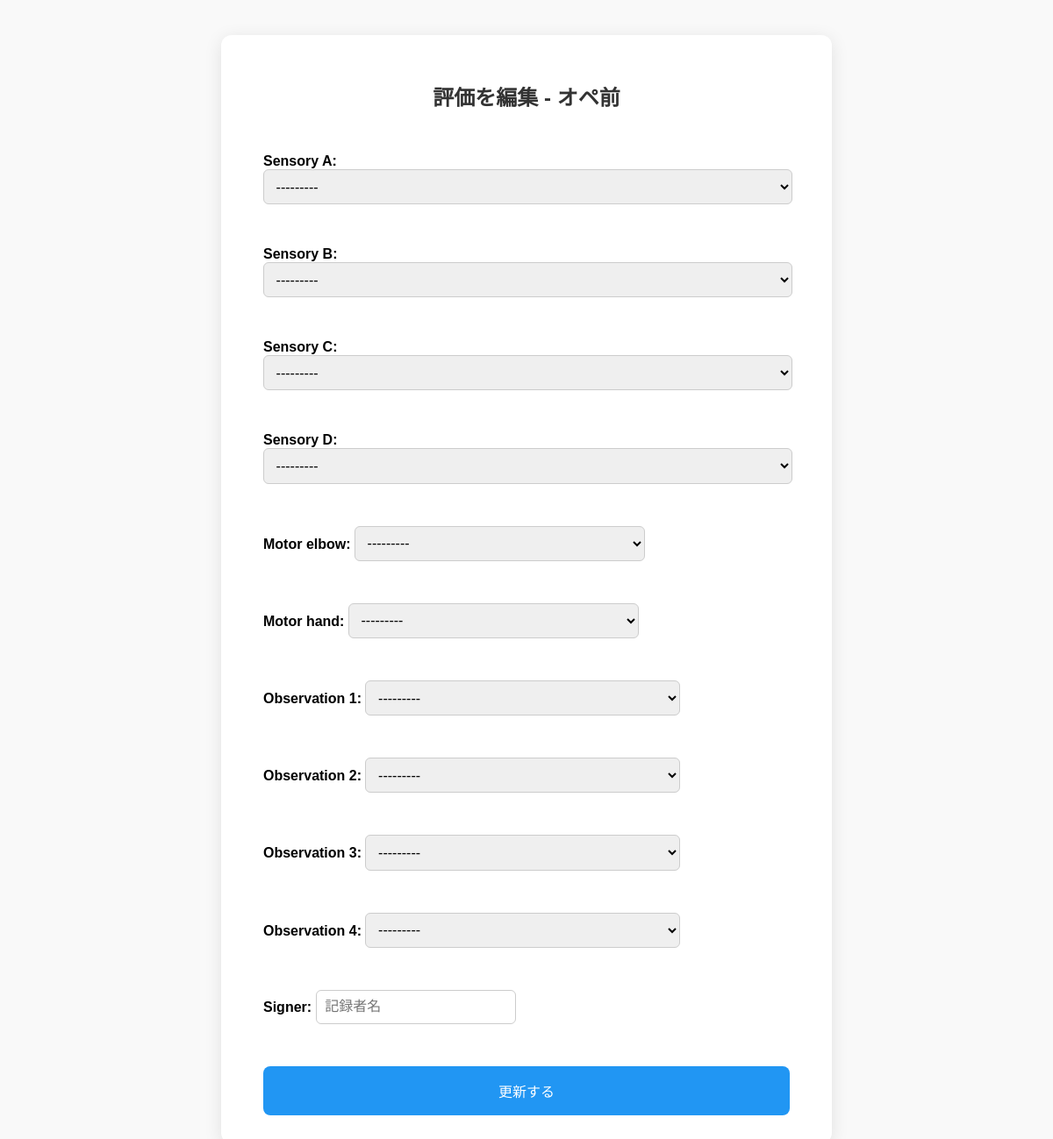
/patient/evaluation/93/edit/ (signed in), run on the app's committed database.
### patient/models.py (models this page shows, shortened)
class Evaluation(models.Model):
    TIMEPOINT_CHOICES = [
    ('0', 'オペ前'),
    ('1', '麻酔直後'),
    ('2', 'オペ直後'),
    ('3', '帰室時'),
    ('4', '時系列⑤'),
    ('5', '時系列⑥'),
    ('6', '時系列⑦'),
    ('7', '時系列⑧'),
]
    SENSORY_CHOICES = [
    (0, '0点: 正常な感覚（無麻酔）'),
    (1, '1点: 冷感を感じるが、健側（または正常部）に比べて鈍い（部分的ブロック）'),
    (2, '2点: 完全な感覚遮断（完全ブロック）'),
    (99, '99点: 評価不能（反応なし）')
]
    MOTOR_CHOICES = [
        (0, '0点: 正常な運動機能'),
        (1, '1点: 軽度の筋力低下（可動域制限なし）'),
        (2, '2点: 顕著な筋力低下（可動域制限あり）'),
        (3, '3点: 完全麻痺（随意運動なし）'),
        (99, '99点: 評価不能（反応なし）')
    ]
    OBS_CHOICES = [
        (0, '0:異常なし'),
        (1, '1:血腫、腫脹、赤みなど、何らかの異常あり'),
    ]
    operation = models.ForeignKey(Operation, on_delete=models.CASCADE, related_name='evaluations')
    timepoint = models.CharField(max_length=1, choices=TIMEPOINT_CHOICES)
    sensory_A = models.IntegerField(choices=SENSORY_CHOICES, null=True, blank=True)
    sensory_B = models.IntegerField(choices=SENSORY_CHOICES, null=True, blank=True)
    sensory_C = models.IntegerField(choices=SENSORY_CHOICES, null=True, blank=True)
    sensory_D = models.IntegerField(choices=SENSORY_CHOICES, null=True, blank=True)
    motor_elbow = models.IntegerField(choices=MOTOR_CHOICES, null=True, blank=True)
    motor_hand = models.IntegerField(choices=MOTOR_CHOICES, null=True, blank=True)
    observation_1 = models.IntegerField(choices=OBS_CHOICES, null=True, blank=True)
    observation_2 = models.IntegerField(choices=OBS_CHOICES, null=True, blank=True)
    observation_3 = models.IntegerField(choices=OBS_CHOICES, null=True, blank=True)
    observation_4 = models.IntegerField(choices=OBS_CHOICES, null=True, blank=True)
    signer = models.CharField(max_length=50, blank=True)
    created_at = models.DateTimeField(auto_now_add=True)

### patient/views.py (the view)
# urls.py: path('evaluation/<int:evaluation_id>/edit/', views.edit_evaluation, name='edit_evaluation'),
@login_required
def edit_evaluation(request, evaluation_id):
    evaluation = get_object_or_404(Evaluation, id=evaluation_id)
    operation = evaluation.operation  # 戻る用に使います
    if request.method == 'POST':
        form = EvaluationForm(request.POST, instance=evaluation)
        if form.is_valid():
            form.save()
            return redirect('evaluation_summary', operation_id=operation.id)
    else:
        form = EvaluationForm(instance=evaluation)
    return render(request, 'patient/edit_evaluation.html', {
        'form': form,
        'evaluation': evaluation,
        'timepoint_label': evaluation.get_timepoint_display(),
    })

### patient/forms.py
class EvaluationForm(forms.ModelForm):
    class Meta:
        model = Evaluation
        fields = [
            'sensory_A', 'sensory_B', 'sensory_C', 'sensory_D',
            'motor_elbow', 'motor_hand',
            'observation_1', 'observation_2', 'observation_3', 'observation_4',
            'signer'
        ]
        widgets = {
            'signer': forms.TextInput(attrs={'placeholder': '記録者名'}),
        }

### patient/templates/patient/edit_evaluation.html (shortened to what this page needs)
<!DOCTYPE html>
<html lang="ja">
<head>
</head>
<body>
  <div class="card">
    <h2>評価を編集 - {{ timepoint_label }}</h2>
    <form method="post">
      {{ form.as_p }}
      <button type="submit">更新する</button>
    </form>
  </div>
</body>
</html>

### patient/templates/patient/edit_evaluation.html (style rules this page uses)
body { font-family: sans-serif; background-color: #f9f9f9; padding: 2rem; display: flex; justify-content: center; }
.card { background-color: white; padding: 2rem 3rem; border-radius: 12px; box-shadow: 0 4px 20px rgba(0, 0, 0, 0.1); width: 100%; max-width: 600px; }
h2 { text-align: center; margin-bottom: 2rem; color: #333; }
form { display: flex; flex-direction: column; gap: 1rem; }
label { font-weight: bold; }
input, select { padding: 0.6rem; border-radius: 6px; border: 1px solid #ccc; font-size: 1rem; }
button { padding: 1rem; background-color: #2196F3; color: white; border: none; border-radius: 8px; cursor: pointer; font-size: 1rem; margin-top: 1rem; }

### data on the page
Evaluation: sensory_A "---------", sensory_B "---------", sensory_C "---------", sensory_D "---------", motor_elbow "---------", motor_hand "---------", observation_1 "---------", observation_2 "---------", observation_3 "---------", observation_4 "---------"

### other printed values
{{ timepoint_label }} "オペ前"
